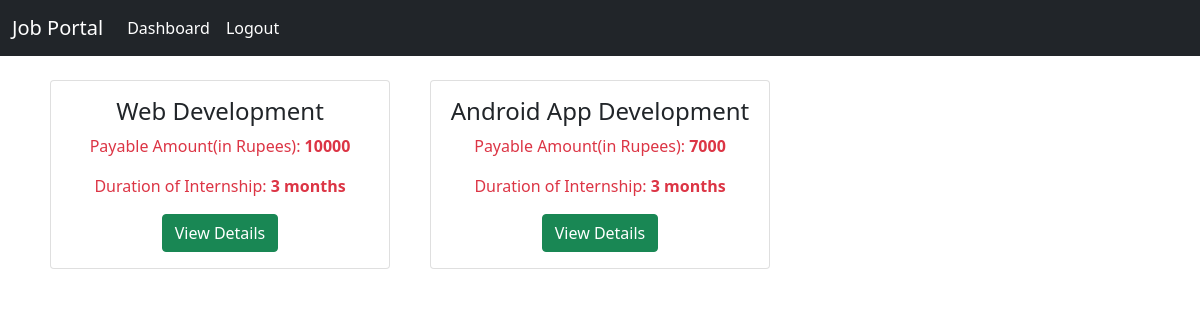
The page /jobs/3 (signed in) on the database its author committed.
### app/models.py (models this page shows, shortened)
class Job(models.Model):
    comp = models.ForeignKey(Company, on_delete=models.CASCADE)
    user1 = models.ForeignKey(User, on_delete=models.CASCADE)
    title = models.CharField(max_length=50, choices=job_choices)
    skills = models.TextField()
    duration = models.PositiveIntegerField()
    activities = models.TextField()
    perks = models.CharField(max_length=300)
    amount = models.PositiveIntegerField()

### app/views.py (the view)
# urls.py: path('jobs/<int:id>', views.jobView, name='job'),
def jobView(request, id):
    if request.user.is_authenticated:
        alljobs = Job.objects.filter(comp__id=id)
        return render(request, 'candidateJob.html', {'alljobs': alljobs})
    else:
        return HttpResponseRedirect('/')

### templates/candidateJob.html (shortened to what this page needs)
{% extends 'base.html' %}
{% block content %}
    <div class="container my-3">
        <div class="row">
            {% if alljobs %}
            {% for job in alljobs %}
            <div class="col-12 col-lg-4">
                <div class="card m-2">
                    <div class="card-body">
                        <h4 class="text-center">{{job.title}}</h4>
                        <p class="text-center text-danger">Payable Amount(in Rupees): <strong>{{job.amount}}</strong></p>
                        <p class="text-center text-danger">Duration of Internship: <strong>{{job.duration}} months</strong></p>
                        <div class="text-center">
                            <a href="{% url 'viewjob' job.id %}" class="btn btn-success">  View Details</a>
                        </div>
                </div>
                </div>
            </div>
            {% endfor %}
            {% else %}
                <h2 class="text-center">No Jobs posted by the company yet</h2>
            {% endif %}
        </div>
    </div>
{% endblock content %}

### rows shown on the page
Job: title "Web Development", amount "10000", duration "3"
Job: title "Android App Development", amount "7000", duration "3"
